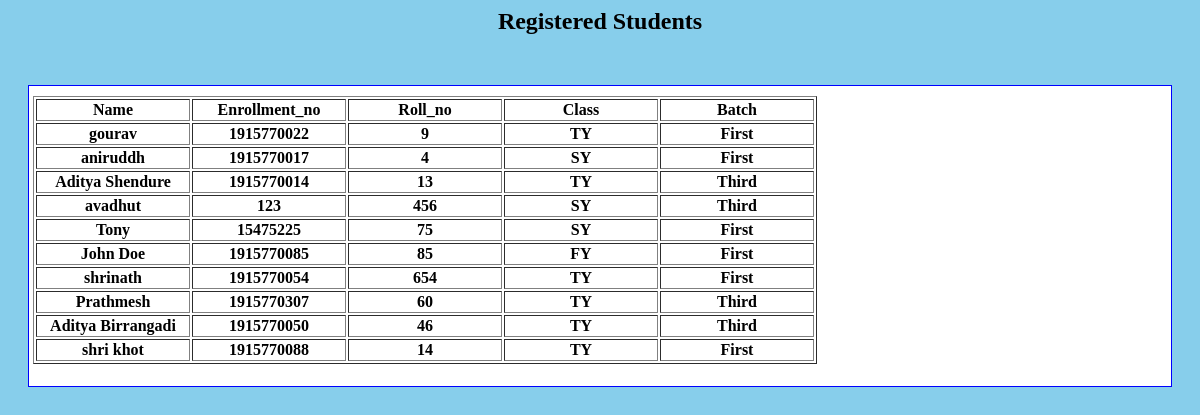
Screenshot of /fetch_register_details.php with the database file from the repository.
### tables this page shows
CREATE TABLE IF NOT EXISTS `register_info` (
  `id` int NOT NULL AUTO_INCREMENT,
  `name` varchar(55) NOT NULL,
  `class` varchar(3) NOT NULL,
  `batch` varchar(10) NOT NULL,
  `enrollment_no` int NOT NULL,
  `roll_no` int NOT NULL,
  `fingerprint` text NOT NULL,
  `phone` varchar(10) NOT NULL,
  `email` varchar(255) NOT NULL,
  `date` datetime NOT NULL DEFAULT CURRENT_TIMESTAMP,
  PRIMARY KEY (`id`),
  UNIQUE KEY `enrollment_no` (`enrollment_no`)
);

### fetch_register_details.php (the view, shortened to what this page needs)
<center><h2> Registered Students </h2></center>
<div id="table_info">
<table border="1">
        <thead>
            <tr>
                <th scope="col">Name</th>
                <th scope="col">Enrollment_no</th>
                <th scope="col">Roll_no</th>
                <th scope="col">Class</th>
                <th scope="col">Batch</th>
            </tr>
        </thead>
        <tbody>
        <?php
            include 'db_conn.php';
            $sql = "SELECT * from `register_info`";
            $result = mysqli_query($conn,$sql);
            if($result) {
                if(mysqli_num_rows($result) > 0) {
                    while($row = mysqli_fetch_array($result)) {
        ?>
        <tr>
            <th scope="row"><?php echo $row['name'];?></th>
            <th scope="row"><?php echo $row['enrollment_no'];?></th>
            <th scope="row"><?php echo $row['roll_no'];?></th>
            <th scope="row"><?php echo $row['class'];?></th>
            <th scope="row"><?php echo $row['batch'];?></th>
        </tr>
        <?php
                    }
                }
            }
        ?>
        </tbody>
</table>

### fetch_register_details.php (style rules this page uses)
#table_info { background-color: white; margin:50px 20px 10px 20px; min-height: 300px; border: 1px solid blue; }
table { margin: 10px 0px 0px 4px; min-width: 500px; }
th { min-width: 150px; }

### rows the page displays
register_info: name "gourav", enrollment_no "1915770022", roll_no "9", class "TY", batch "First"
register_info: name "aniruddh", enrollment_no "1915770017", roll_no "4", class "SY", batch "First"
register_info: name "Aditya Shendure", enrollment_no "1915770014", roll_no "13", class "TY", batch "Third"
register_info: name "avadhut", enrollment_no "123", roll_no "456", class "SY", batch "Third"
register_info: name "Tony", enrollment_no "15475225", roll_no "75", class "SY", batch "First"
register_info: name "John Doe", enrollment_no "1915770085", roll_no "85", class "FY", batch "First"
register_info: name "shrinath", enrollment_no "1915770054", roll_no "654", class "TY", batch "First"
register_info: name "Prathmesh", enrollment_no "1915770307", roll_no "60", class "TY", batch "Third"
register_info: name "Aditya Birrangadi", enrollment_no "1915770050", roll_no "46", class "TY", batch "Third"
register_info: name "shri khot", enrollment_no "1915770088", roll_no "14", class "TY", batch "First"
